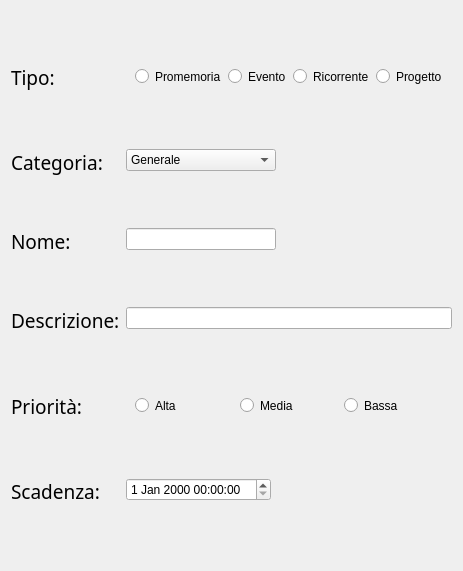
            <widget class="QWidget" name="widget_4" native="true">
             <layout class="QVBoxLayout" name="verticalLayout_6">
              <item>
               <layout class="QFormLayout" name="formLayout">
                <item row="1" column="0">
                 <widget class="QLabel" name="tipoLabel">
                  <property name="font">
                   <font>
                    <family>Sitka</family>
                    <pointsize>14</pointsize>
                   </font>
                  </property>
                  <property name="text">
                   <string>Tipo:</string>
                  </property>
                 </widget>
                </item>
                <item row="1" column="1">
                 <widget class="QWidget" name="tipoWidget" native="true">
                  <property name="sizePolicy">
                   <sizepolicy hsizetype="Preferred" vsizetype="Fixed">
                    <horstretch>0</horstretch>
                    <verstretch>0</verstretch>
                   </sizepolicy>
                  </property>
                  <property name="minimumSize">
                   <size>
                    <width>0</width>
                    <height>40</height>
                   </size>
                  </property>
                  <layout class="QHBoxLayout" name="horizontalLayout_12">
                   <item>
                    <layout class="QHBoxLayout" name="horizontalLayout_3">
                     <item>
                      <widget class="QRadioButton" name="radioPromemoria">
                       <property name="styleSheet">
                        <string notr="true">QRadioButton::indicator:checked {
    background-color: #3182CE;
    border: 2px solid #3182CE;
    border-radius: 8px;
}</string>
                       </property>
                       <property name="text">
                        <string>Promemoria</string>
                       </property>
                      </widget>
                     </item>
                     <item>
                      <widget class="QRadioButton" name="radioEvento">
                       <property name="styleSheet">
                        <string notr="true">QRadioButton::indicator:checked {
    background-color: #3182CE;
    border: 2px solid #3182CE;
    border-radius: 8px;
}</string>
                       </property>
                       <property name="text">
                        <string>Evento</string>
                       </property>
                      </widget>
                     </item>
                     <item>
                      <widget class="QRadioButton" name="radioRicorrente">
                       <property name="styleSheet">
                        <string notr="true">QRadioButton::indicator:checked {
    background-color: #3182CE;
    border: 2px solid #3182CE;
    border-radius: 8px;
}</string>
                       </property>
                       <property name="text">
                        <string>Ricorrente</string>
                       </property>
                      </widget>
                     </item>
                     <item>
                      <widget class="QRadioButton" name="radioProgetto">
                       <property name="styleSheet">
                        <string notr="true">QRadioButton::indicator:checked {
    background-color: #3182CE;
    border: 2px solid #3182CE;
    border-radius: 8px;
}</string>
                       </property>
                       <property name="text">
                        <string>Progetto</string>
                       </property>
                      </widget>
                     </item>
                    </layout>
                   </item>
                  </layout>
                 </widget>
                </item>
                <item row="3" column="0">
                 <widget class="QLabel" name="categoriaLabel">
                  <property name="font">
                   <font>
                    <family>Sitka</family>
                    <pointsize>14</pointsize>
                   </font>
                  </property>
                  <property name="text">
                   <string>Categoria:</string>
                  </property>
                 </widget>
                </item>
                <item row="3" column="1">
                 <widget class="QComboBox" name="categoriaComboBox">
                  <property name="sizePolicy">
                   <sizepolicy hsizetype="Fixed" vsizetype="Fixed">
                    <horstretch>0</horstretch>
                    <verstretch>0</verstretch>
                   </sizepolicy>
                  </property>
                  <property name="minimumSize">
                   <size>
                    <width>150</width>
                    <height>0</height>
                   </size>
                  </property>
                  <item>
                   <property name="text">
                    <string>Generale</string>
                   </property>
                  </item>
                 </widget>
                </item>
                <item row="5" column="0">
                 <widget class="QLabel" name="nomeLabel">
                  <property name="font">
                   <font>
                    <family>Sitka</family>
                    <pointsize>14</pointsize>
                   </font>
                  </property>
                  <property name="text">
                   <string>Nome:</string>
                  </property>
                 </widget>
                </item>
                <item row="5" column="1">
                 <widget class="QLineEdit" name="nomeLineEdit">
                  <property name="sizePolicy">
                   <sizepolicy hsizetype="Fixed" vsizetype="Fixed">
                    <horstretch>0</horstretch>
                    <verstretch>0</verstretch>
                   </sizepolicy>
                  </property>
                  <property name="minimumSize">
                   <size>
                    <width>150</width>
                    <height>0</height>
                   </size>
                  </property>
                 </widget>
                </item>
                <item row="7" column="0">
                 <widget class="QLabel" name="descrizioneLabel">
                  <property name="font">
                   <font>
                    <family>Sitka</family>
                    <pointsize>14</pointsize>
                   </font>
                  </property>
                  <property name="text">
                   <string>Descrizione:</string>
                  </property>
                 </widget>
                </item>
                <item row="7" column="1">
                 <widget class="QLineEdit" name="descrizioneLineEdit"/>
                </item>
                <item row="9" column="0">
                 <widget class="QLabel" name="prioritLabel">
                  <property name="font">
                   <font>
                    <family>Sitka</family>
                    <pointsize>14</pointsize>
                   </font>
                  </property>
                  <property name="text">
                   <string>Priorità:</string>
                  </property>
                 </widget>
                </item>
                <item row="9" column="1">
                 <widget class="QWidget" name="prioritaWidget" native="true">
                  <property name="sizePolicy">
                   <sizepolicy hsizetype="Preferred" vsizetype="Fixed">
                    <horstretch>0</horstretch>
                    <verstretch>0</verstretch>
                   </sizepolicy>
                  </property>
                  <property name="minimumSize">
                   <size>
                    <width>0</width>
                    <height>40</height>
                   </size>
                  </property>
                  <layout class="QHBoxLayout" name="horizontalLayout_13">
                   <item>
                    <layout class="QHBoxLayout" name="horizontalLayout_4">
                     <item>
                      <widget class="QRadioButton" name="radioAlta">
                       <property name="styleSheet">
                        <string notr="true">QRadioButton::indicator:checked {
    background-color: #3182CE;
    border: 2px solid #3182CE;
    border-radius: 8px;
}</string>
                       </property>
                       <property name="text">
                        <string>Alta</string>
                       </property>
                      </widget>
                     </item>
                     <item>
                      <widget class="QRadioButton" name="radioMedia">
                       <property name="styleSheet">
                        <string notr="true">QRadioButton::indicator:checked {
    background-color: #3182CE;
    border: 2px solid #3182CE;
    border-radius: 8px;
}</string>
                       </property>
                       <property name="text">
                        <string>Media</string>
                       </property>
                      </widget>
                     </item>
                     <item>
                      <widget class="QRadioButton" name="radioBassa">
                       <property name="styleSheet">
                        <string notr="true">QRadioButton::indicator:checked {
    background-color: #3182CE;
    border: 2px solid #3182CE;
    border-radius: 8px;
}</string>
                       </property>
                       <property name="text">
                        <string>Bassa</string>
                       </property>
                      </widget>
                     </item>
                    </layout>
                   </item>
                  </layout>
                 </widget>
                </item>
                <item row="11" column="0">
                 <widget class="QLabel" name="dataLabel">
                  <property name="font">
                   <font>
                    <family>Sitka</family>
                    <pointsize>14</pointsize>
                   </font>
                  </property>
                  <property name="text">
                   <string>Scadenza:</string>
                  </property>
                 </widget>
                </item>
                <item row="11" column="1">
                 <widget class="QDateTimeEdit" name="scadenzaDateTime">
                  <property name="sizePolicy">
                   <sizepolicy hsizetype="Fixed" vsizetype="Fixed">
                    <horstretch>0</horstretch>
                    <verstretch>0</verstretch>
                   </sizepolicy>
                  </property>
                 </widget>
                </item>
                <item row="13" column="0">
                 <widget class="Line" name="line_4">
                  <property name="orientation">
                   <enum>Qt::Orientation::Horizontal</enum>
                  </property>
                 </widget>
                </item>
                <item row="0" column="0">
                 <spacer name="verticalSpacer">
                  <property name="orientation">
                   <enum>Qt::Orientation::Vertical</enum>
                  </property>
                  <property name="sizeHint" stdset="0">
                   <size>
                    <width>20</width>
                    <height>40</height>
                   </size>
                  </property>
                 </spacer>
                </item>
                <item row="2" column="0">
                 <spacer name="verticalSpacer_2">
                  <property name="orientation">
                   <enum>Qt::Orientation::Vertical</enum>
                  </property>
                  <property name="sizeHint" stdset="0">
                   <size>
                    <width>20</width>
                    <height>40</height>
                   </size>
                  </property>
                 </spacer>
                </item>
                <item row="4" column="0">
                 <spacer name="verticalSpacer_3">
                  <property name="orientation">
                   <enum>Qt::Orientation::Vertical</enum>
                  </property>
                  <property name="sizeHint" stdset="0">
                   <size>
                    <width>20</width>
                    <height>40</height>
                   </size>
                  </property>
                 </spacer>
                </item>
                <item row="6" column="0">
                 <spacer name="verticalSpacer_4">
                  <property name="orientation">
                   <enum>Qt::Orientation::Vertical</enum>
                  </property>
                  <property name="sizeHint" stdset="0">
                   <size>
                    <width>20</width>
                    <height>40</height>
                   </size>
                  </property>
                 </spacer>
                </item>
                <item row="8" column="0">
                 <spacer name="verticalSpacer_5">
                  <property name="orientation">
                   <enum>Qt::Orientation::Vertical</enum>
                  </property>
                  <property name="sizeHint" stdset="0">
                   <size>
                    <width>20</width>
                    <height>40</height>
                   </size>
                  </property>
                 </spacer>
                </item>
                <item row="10" column="0">
                 <spacer name="verticalSpacer_6">
                  <property name="orientation">
                   <enum>Qt::Orientation::Vertical</enum>
                  </property>
                  <property name="sizeHint" stdset="0">
                   <size>
                    <width>20</width>
                    <height>40</height>
                   </size>
                  </property>
                 </spacer>
                </item>
                <item row="12" column="0">
                 <spacer name="verticalSpacer_8">
                  <property name="orientation">
                   <enum>Qt::Orientation::Vertical</enum>
                  </property>
                  <property name="sizeHint" stdset="0">
                   <size>
                    <width>20</width>
                    <height>40</height>
                   </size>
                  </property>
                 </spacer>
                </item>
               </layout>
              </item>
             </layout>
            </widget>
